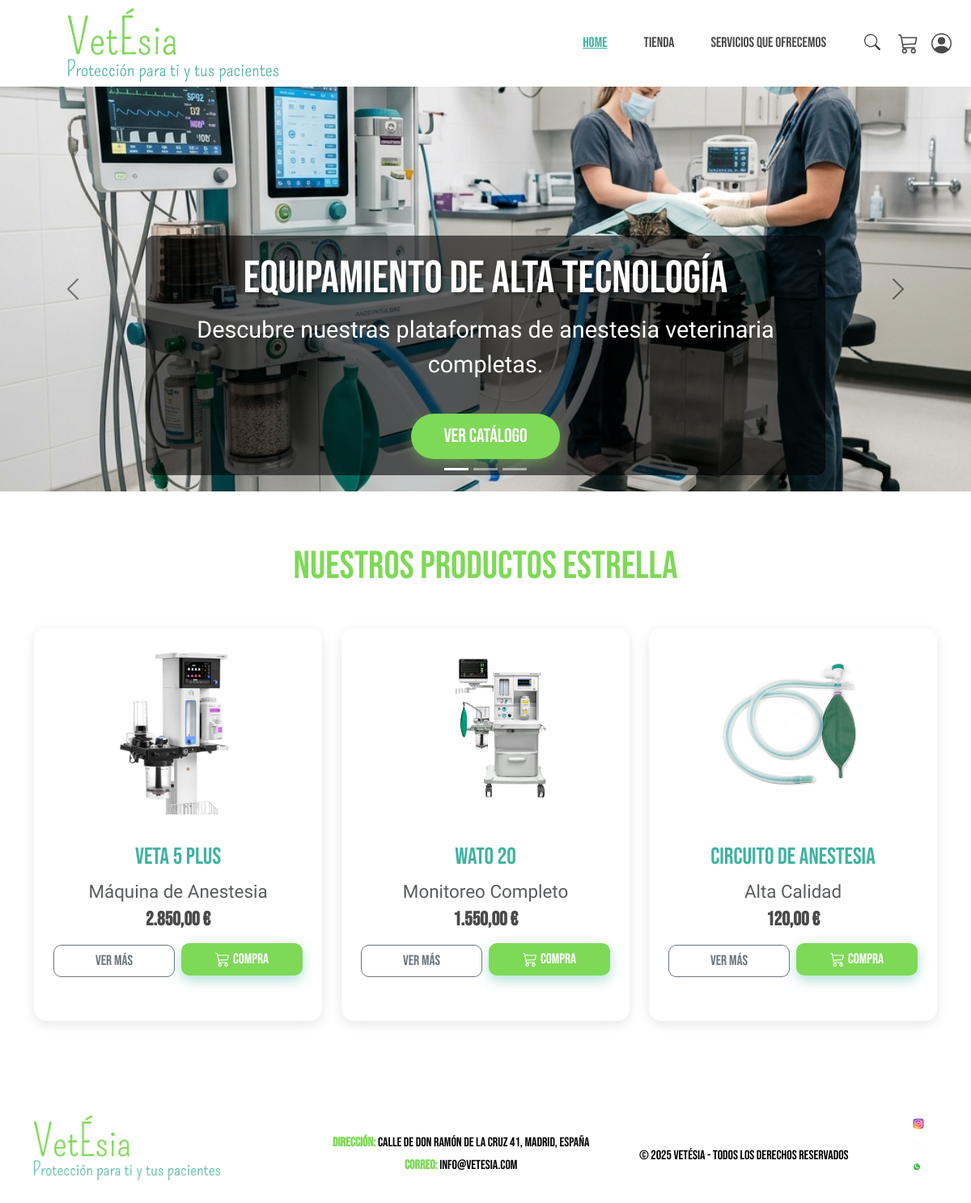
The page /index.html on the database its author committed.
### tables this page shows
CREATE TABLE productos (
            id INTEGER PRIMARY KEY AUTOINCREMENT,
            slug TEXT NOT NULL UNIQUE,
            nombre TEXT NOT NULL,
            categoria TEXT NOT NULL,
            precio REAL NOT NULL,
            descripcion TEXT NOT NULL,
            especificaciones_json TEXT,
            imagen_url TEXT NOT NULL,
            stock INTEGER DEFAULT 20,
            stock_minimo INTEGER DEFAULT 5,
            activo INTEGER DEFAULT 1
        );

### app.py (the view)
@app.route('/')
@app.route('/index.html')
def index():
    conn = get_db_connection()
    productos = conn.execute('SELECT * FROM productos LIMIT 3').fetchall()
    conn.close()
    return render_template('index.html', productos=productos)

### app.py (called while the page is built)
def get_db_connection():
    db_path = os.path.join(os.path.dirname(__file__), 'database.db')
    conn = sqlite3.connect(db_path)
    conn.row_factory = sqlite3.Row
    return conn

@app.context_processor
def inject_global_data():
    cart = session.get('cart', {})
    cart_count = sum(cart.values())
    logged_in = 'user_id' in session
    user_name = session.get('user_name', '')
    def get_image_url(url):
        if not url:
            return '/static/fotos/logo.webp'
        if '://' in url or url.startswith('/') or url.startswith('data:'):
            return url
        return f'/static/fotos/{url}'
    return dict(cart_count=cart_count, logged_in=logged_in, user_name=user_name, get_image_url=get_image_url)

### templates/index.html (shortened to what this page needs)
<!DOCTYPE html>
<html lang="es">
<head>
    <link href="https://cdn.jsdelivr.net/npm/bootstrap@5.3.3/dist/css/bootstrap.min.css" rel="stylesheet">
    <link rel="stylesheet" href="/static/css/vetesia.css">
</head>
<body>
    <div class="container-1 d-flex justify-content-between align-items-center px-4">
        <a href="/"><img src="/static/fotos/logo.webp" alt="Logo Editor de Ropa" class="logo-1"></a>
        <div class="d-flex align-items-center">
            <ul class="nav mb-0 me-4">
                <li class="nav-item">
                    <a href="/" class="nav-link active">Home</a>
                </li>
                <li class="nav-item">
                    <a href="/tienda.html" class="nav-link">Tienda</a>
                </li>
                <li class="nav-item">
                    <a href="/servicios.html" class="nav-link">Servicios que ofrecemos</a>
                </li>
            </ul>
            <div class="header-icons d-flex align-items-center">
                <div class="search-box">
                    <button class="search-btn" onclick="event.preventDefault(); this.previousElementSibling.focus();">
                    </button>
                </div>
                <a href="/carrito.html" class="icon-link ms-3 position-relative" title="Carrito de Compras">
                </a>
                <a href="/cuenta.html" class="icon-link ms-3 d-flex align-items-center text-decoration-none" title="{% if logged_in %}Sesión iniciada como {{ user_name }}{% else %}Mi Cuenta{% endif %}" style="color: inherit;">
                </a>
            </div>
        </div>
    </div>
    <section class="hero-section p-0">
        <div id="heroCarousel" class="carousel slide" data-bs-ride="carousel" data-bs-interval="3000">
            <div class="carousel-indicators">
                <button type="button" data-bs-target="#heroCarousel" data-bs-slide-to="0" class="active" aria-current="true" aria-label="Slide 1"></button>
                <button type="button" data-bs-target="#heroCarousel" data-bs-slide-to="1" aria-label="Slide 2"></button>
                <button type="button" data-bs-target="#heroCarousel" data-bs-slide-to="2" aria-label="Slide 3"></button>
            </div>
            <div class="carousel-inner">
                <div class="carousel-item active">
                    <img src="/static/fotos/vet_anesthesia_1.png" class="d-block w-100 object-fit-cover" style="height: 500px; object-position: center;" alt="Máquina de Anestesia">
                    <div class="carousel-caption d-none d-md-block" style="background: rgba(0,0,0,0.6); border-radius: 10px; padding: 20px;">
                        <h1 class="hero-title text-white mb-2" style="font-size: 3.5rem; text-shadow: 2px 2px 4px rgba(0,0,0,0.5);">EQUIPAMIENTO DE ALTA TECNOLOGÍA</h1>
                        <p class="hero-subtitle text-white">Descubre nuestras plataformas de anestesia veterinaria completas.</p>
                        <a href="#productos" class="btn btn-custom mt-2">Ver Catálogo</a>
                    </div>
                </div>
            </div>
            <button class="carousel-control-prev" type="button" data-bs-target="#heroCarousel" data-bs-slide="prev">
                <span class="carousel-control-prev-icon" aria-hidden="true" style="filter: invert(100%);"></span>
            </button>
            <button class="carousel-control-next" type="button" data-bs-target="#heroCarousel" data-bs-slide="next">
                <span class="carousel-control-next-icon" aria-hidden="true" style="filter: invert(100%);"></span>
            </button>
        </div>
    </section>
    <section id="productos" class="container mt-5 mb-5 pt-3">
        <h2 class="text-center mb-5" style="font-size: 3rem; color: #7ed957;">NUESTROS PRODUCTOS ESTRELLA</h2>
        <div class="row justify-content-center">
            {% for producto in productos %}
            <div class="col-md-4 col-sm-6 mb-4">
                <div class="card product-card text-center position-relative h-100 d-flex flex-column justify-content-between">
                    <div>
                        <img src="/static/fotos/{{ producto.imagen_url }}" class="card-img-top product-img" alt="{{ producto.nombre }}">
                        <div class="card-body pb-0">
                            <h5 class="product-title">{{ producto.nombre }}</h5>
                            <p class="card-text text-muted mb-1" style="font-family: 'Smooch Sans', sans-serif; font-size: 1.4rem;">{{ producto.categoria }}</p>
                            <h4 class="mb-3 fw-bold" style="color: #4a4a4a;">{{ "{:,.2f}".format(producto.precio).replace(",", "X").replace(".", ",").replace("X", ".") }} €</h4>
                        </div>
                    </div>
                    <div class="card-body pt-0 pb-4">
                        <div class="d-flex justify-content-center gap-2 px-2">
                            <a href="/{{ producto.slug }}.html" class="btn btn-outline-secondary w-50 m-0" style="border-radius: 10px; font-weight: 500; font-size: 1.1rem !important; padding: 6px 0; display: flex; align-items: center; justify-content: center;">Ver Más</a>
                            <form action="/cart/add" method="POST" class="w-50 m-0">
                                <button type="submit" class="btn btn-1 text-white w-100 m-0 d-flex align-items-center justify-content-center gap-1" style="font-size: 1.1rem; padding: 6px 0; height: 100%;"> Compra</button>
                            </form>
                        </div>
                    </div>
                </div>
            </div>
            {% endfor %}
        </div>
    </section>
    <footer class="gradient-footer text-white text-center ">
        <div class="container">
            <img src="/static/fotos/logo.webp" alt="Logo Editor de Ropa" class="logo mb-2">
            <div class="contact-info mt-3" style="color: black;">
                <p class="mb-1" style="color: black;"><strong>Dirección:</strong> Calle de Don Ramón de la Cruz 41,
                    Madrid, España</p>
                <p class="mb-1" style="color: black;"><strong>Correo:</strong> <a href="mailto:info@vetésia.com"
                        style="color: black; text-decoration: none;">info@vetesia.com</a></p>
            </div>
            <p class="mt-3 mb-0" style="color: black;">&copy; 2025 VetÉsia - Todos los derechos reservados</p>
            <div class="social-icons">
                <a href="https://www.instagram.com/nazth09?igsh=MWoxYXZ6N2pyczA1Ng%3D%3D&utm_source=qr" target="_blank"
                    class="mx-2">
                    <img src="/static/fotos/Instagram.png" alt="Instagram" class="social-logo">
                </a>
                <a href="https://x.com/nathansmf?s=11&t=5QyMTIlgbGhRkPTGuh2HUg" target="_blank" class="mx-2">
                    <img src="/static/fotos/pixelcut-export.png" alt="Twitter" class="social-logo">
                </a>
                <a href="https://wa.me/691019799" target="_blank" class="whatsapp">
                    <img src="/static/fotos/Whatsapp.png" alt="WhatsApp" class="social-logo">
                </a>
            </div>
        </div>
    </footer>
</body>
</html>

### static/css/vetesia.css (style rules this page uses)
body { font-family: "Bebas Neue", serif; font-weight: 20px; text-transform: none; height: 100%; margin: 0; min-height: 100vh; }
.container-1 img { align-items: flex-start; width: 600px; }
h2 { color: #7ed957; }
.logo { max-width: 230px; height: auto; }
.logo-1 { max-width: 320px; height: auto; padding-left: 60px; padding-top: 5px; padding-bottom: 6px; }
.btn-1 { width: 135px; margin-top: 10px; background-color: #7ed957; color: white !important; border-radius: 10px; border: none; margin-bottom: 20px; box-shadow: 0px 6px 15px rgba(62, 179, 160, 0.4); transform: translateY(-2px); transition: all 0.3s ease; }
.btn-custom { background-color: #7ed957; color: white; font-size: 1.5rem; padding: 10px 40px; border-radius: 30px; border: none; transition: all 0.3s ease; text-decoration: none; display: inline-block; box-shadow: 0px 6px 15px rgba(126, 217, 87, 0.4); }
.search-box { display: flex; align-items: center; }
.search-btn { background: none !important; border: none !important; outline: none; cursor: pointer; z-index: 2; }
.nav-icon { width: 25px !important; height: auto !important; }
.nav-icon-search { width: 20px !important; height: auto !important; }
.nav { display: flex; justify-content: flex-end; align-items: center; gap: 15px; margin-left: auto; }
.nav .nav-link { color: #4a4a4a; font-size: 1.1rem; padding: 10px 15px; border-radius: 8px; transition: all 0.3s ease; text-decoration: none; }
.nav .nav-link:hover, .nav .nav-link.active { color: #3eb3a0 !important; background-color: transparent !important; text-decoration: underline; }
.cart-icon-svg, .nav-svg-icon { color: #4a4a4a; transition: color 0.3s ease; }
footer { flex: 1; font-family: "Bebas Neue", serif; font-weight: 20px; font-style: normal; color: rgb(0, 0, 0); font-size: 16px; padding: 40px 0; display: flex; justify-content: space-between; align-items: center; text-align: left; width: 100%; margin-top: auto; }
.contact-info strong { color: #7ed957; font-size: 16px; }
footer .container { display: flex; justify-content: space-between; width: 100%; align-items: center; }
.social-icons { display: flex; flex-direction: column; align-items: flex-end; margin-bottom: 10px; }
.social-logo { max-height: 20px; margin-bottom: 5px; }
.whatsapp { margin-top: 2px; margin-right: 15px; width: 20px; height: 20px; }
.hero-section { background-color: #f8f9fa; padding: 80px 0; text-align: center; background: linear-gradient(135deg, #e0f7f4 0%, #f8f9fa 100%); }
.hero-title { font-size: 4rem; color: #3eb3a0; margin-bottom: 20px; }
.hero-subtitle { font-family: 'Smooch Sans', sans-serif; font-size: 1.8rem; color: #555; margin-bottom: 30px; }
.product-card { border: none; border-radius: 15px; box-shadow: 0 4px 15px rgba(0,0,0,0.1); transition: transform 0.3s ease; margin-bottom: 30px; overflow: hidden; background-color: #ffffff; }
.product-img { height: 250px; object-fit: contain; background-color: #fff; padding: 20px; transition: transform 0.3s ease; }
.product-title { font-size: 1.8rem; color: #3eb3a0; }

### rows shown on the page
productos: imagen_url (picture), nombre "Veta 5 Plus", categoria "Máquina de Anestesia", precio "2.850,00"
productos: imagen_url (picture), nombre "Wato 20", categoria "Monitoreo Completo", precio "1.550,00"
productos: imagen_url (picture), nombre "Circuito de Anestesia", categoria "Alta Calidad", precio "120,00"
